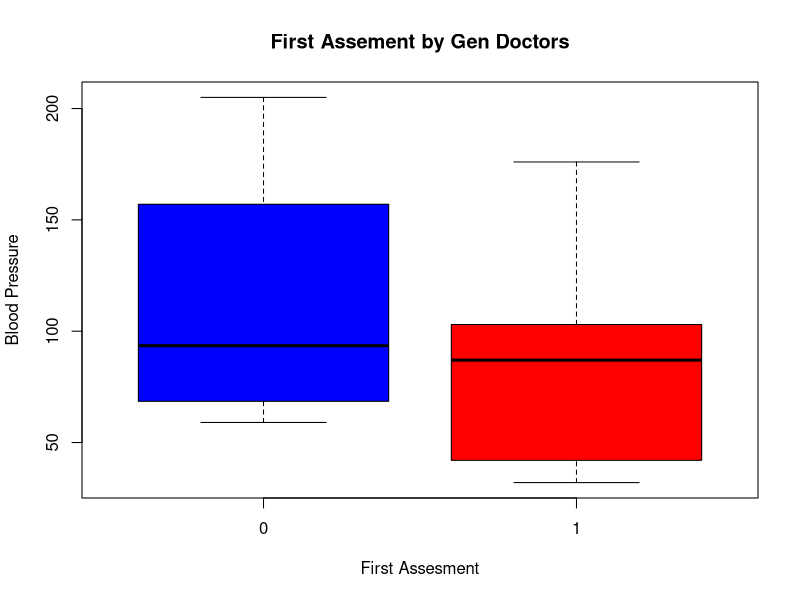
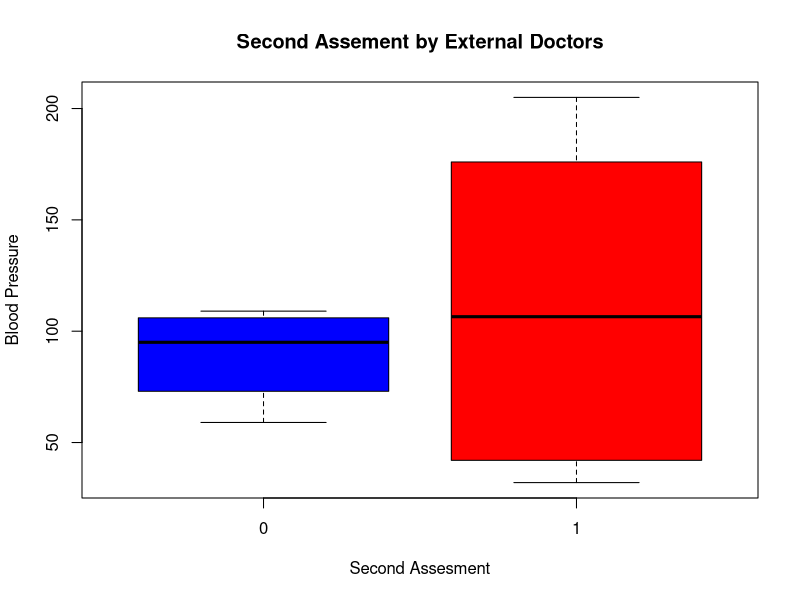
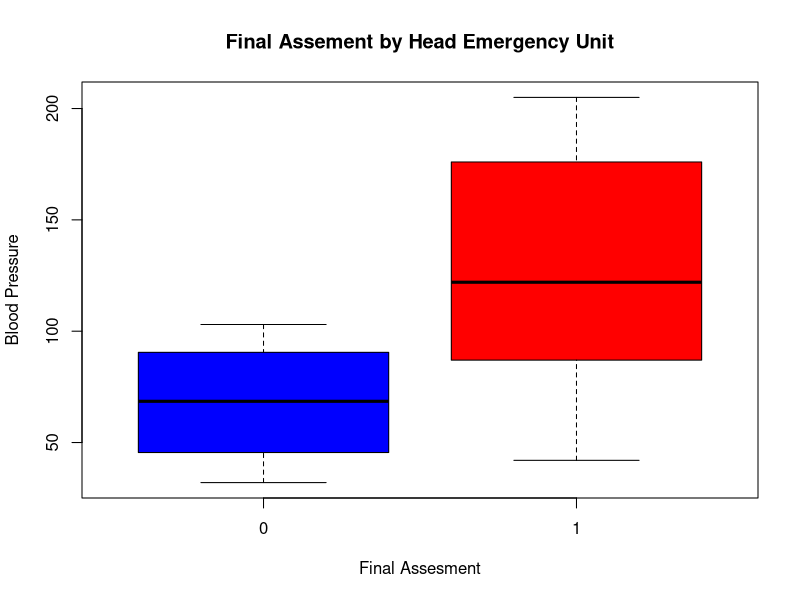
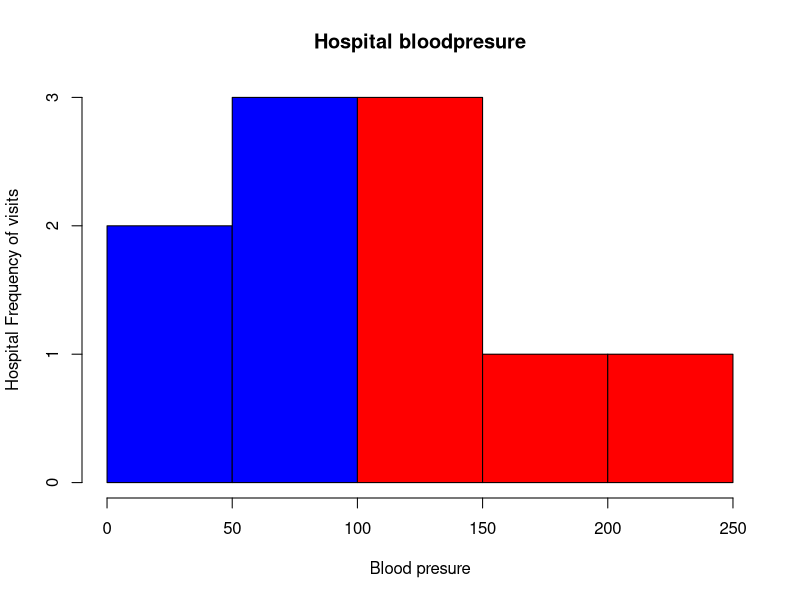

Write R code to recreate these figures, in order.
#The following data was collected by the local hospital.

#This data set contains 5 variables based on the observation of 8 patients. 

#In addition to the measurements of the patients checking in to the hospital that night, 
#this data provides the patients' histories regarding the frequency of their visits to the hospital in the last 12 months.

#This data displays the measurement of blood pressure, first assessment by a general doctor
#(bad=1, good =0) titled "first," the second assessment by an external doctor (called "second"),
#and the last row provides the head of the emergency unit's decision regarding immediate care
#for the patient based on the values 0 or 1 (low = 0, high =1).



Freq <- c(0.6,0.3,0.4,0.4,0.2,0.6,0.3,0.4,0.9,0.2)
bloodp <- c(103,87,32,42,59,109,78,205,135,176)
first_assessment <- c(1,1,1,1,0,0,0,0,NA,1)
second_assessment <- c(0,0,1,1,0,0,1,1,1,1)
finaldecision <- c(0,1,0,1,0,1,0,1,1,1)


hostpitalData <- data.frame(Freq,bloodp,first_assessment,second_assessment,finaldecision)
hostpitalData

bp1 <- boxplot(bloodp ~ first_assessment, hostpitalData, #Hospital boxplot data
        main = "First Assement by Gen Doctors",
        xlab = "First Assesment",
        ylab = "Blood Pressure",
        col = c("blue","red")
        )

bp2 <- boxplot(bloodp ~ second_assessment, hostpitalData,
               main = "Second Assement by External Doctors",
               xlab = "Second Assesment",
               ylab = "Blood Pressure",
               col = c("blue","red")
)


bp3 <- boxplot(bloodp ~ finaldecision, hostpitalData,
               main = "Final Assement by Head Emergency Unit",
               xlab = "Final Assesment",
               ylab = "Blood Pressure",
               col = c("blue","red")
)


HospitalHisto <- hist(hostpitalData$bloodp, #Hostpital Histogram Bloodpressure
                      main = "Hospital bloodpresure",
                      xlab = "Blood presure",
                      ylab = "Hospital Frequency of visits",
                      col = c("blue","blue","red","red","red")
                      )
